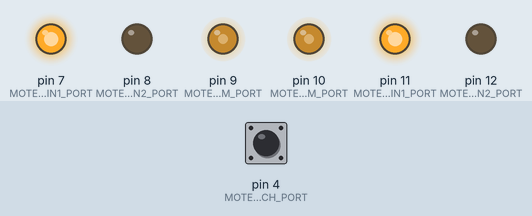
A sketch run on a simulated Arduino Uno, built with avr-gcc and run on an emulated ATmega328P. Shown: output pins drawn as LEDs (lit = HIGH). Inputs (shaded band) come from the test bench; at power-on: pin 4 (MOTER_START_STOP_SWITCH_PORT) LOW.

Above: at 1.2 s.
1.3 s: pin 4 (MOTER_START_STOP_SWITCH_PORT) pulled HIGH for 0.15 s
At 2.1 s:
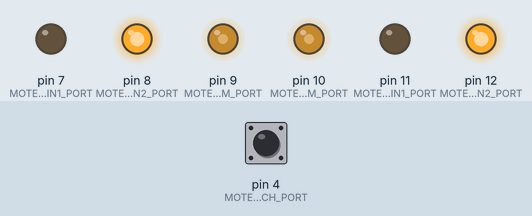
2.9 s: pin 4 (MOTER_START_STOP_SWITCH_PORT) pulled HIGH for 1 s
At 4.2 s:
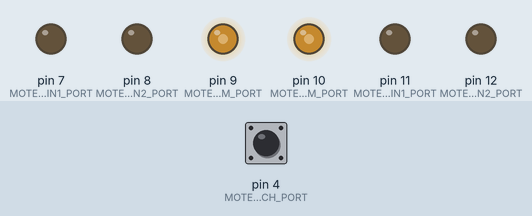
5.4 s: pin 4 (MOTER_START_STOP_SWITCH_PORT) pulled HIGH for 3.2 s
At 9.0 s:
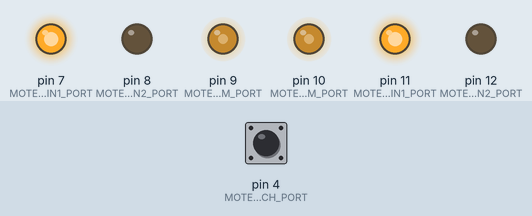
Timing chart, 0 to 10.5 s (numbered marks = the images above; inputs shaded):
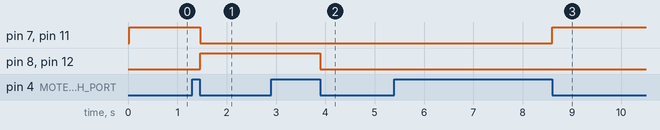

The sketch:

TwoMoter.ino
```cpp
#include <Metro.h>
#include "MyInstance.h"
#include "Board.h"

static void vMain_InitPort();
static void vMain_CheckMetroInterval();

void setup()
{
	vMain_InitPort();
	CMyInstance::vCreateInstance();
}

void loop()
{
	vMain_CheckMetroInterval();
}

static void vMain_CheckMetroInterval()
{
	if (CMyInstance::GetMetro10msInstance()->check()) {
		CMyInstance::GetInputSwitchTimerInstance()->vIncInputSwitchTime();
	}

	CMyInstance::GetInputSwitchProcInstance()->vInputSwitchStateMachine();
}

static void vMain_InitPort()
{
	pinMode(MOTER1_IN1_PORT,OUTPUT);
	digitalWrite(MOTER1_IN1_PORT,LOW);
	pinMode(MOTER1_IN2_PORT,OUTPUT);
	digitalWrite(MOTER1_IN2_PORT,LOW);
	pinMode(MOTER1_PWM_PORT,OUTPUT);
	analogWrite(MOTER1_PWM_PORT,127);

	pinMode(MOTER2_IN1_PORT,OUTPUT);
	digitalWrite(MOTER2_IN1_PORT,LOW);
	pinMode(MOTER2_IN2_PORT,OUTPUT);
	digitalWrite(MOTER2_IN2_PORT,LOW);
	pinMode(MOTER2_PWM_PORT,OUTPUT);
	analogWrite(MOTER2_PWM_PORT,127);

	pinMode(MOTER_START_STOP_SWITCH_PORT,INPUT);
}
```

Board.h
```cpp
#ifndef _BOARD_H_
#define _BOARD_H_

#include <arduino.h>

#define MOTER1_IN1_PORT              (11)
#define MOTER1_IN2_PORT              (12)
#define MOTER1_PWM_PORT              (10)
#define MOTER2_IN1_PORT              (7)
#define MOTER2_IN2_PORT              (8)
#define MOTER2_PWM_PORT              (9)
#define MOTER_START_STOP_SWITCH_PORT (4)

#endif // _BOARD_H_
```

InputSwitchDrive.cpp
```cpp
#include "InputSwitchDrive.h"

CInputSwitchDrive::CInputSwitchDrive()
{
}

int CInputSwitchDrive::nGetInputSwitchState(E_SW_NAME eSwitchName)
{
	return (digitalRead(nGetSwitchPort(eSwitchName)));
}

int CInputSwitchDrive::nGetSwitchPort(E_SW_NAME eSwitchName)
{
	int nPort = MOTER_START_STOP_SWITCH_PORT;
	switch (eSwitchName) {
	case E_SW_NAME_MOTER_START_STOP:
		nPort = MOTER_START_STOP_SWITCH_PORT;
		break;
	default:
		;
	}

	return nPort;
}
```

InputSwitchDrive.h
```cpp
#ifndef _INPUT_SWITCH_DRIVE_H_
#define _INPUT_SWITCH_DRIVE_H_

#include "board.h"
#include "InputSwitchProc.h"

class CInputSwitchDrive {
  public:
	CInputSwitchDrive();
	int nGetInputSwitchState(E_SW_NAME eSwitchName);
  private:
	int nGetSwitchPort(E_SW_NAME eSwitchName);
};

#endif // _INPUT_SWITCH_DRIVE_H_
```

InputSwitchProc.cpp
```cpp
#include "InputSwitchProc.h"
#include "MyInstance.h"

#define PULL_UP                 (HIGH)
#define PULL_DOWN                (LOW)
#define PORT_PULL_UP_DOWN    (PULL_UP)
#define LONG_ON_COUNTER_MAX      (200)

CInputSwitchProc::CInputSwitchProc()
{
    for (int i = 0;i < E_SW_NAME_MAX;i++) {
        m_sSwitchStatus[i].eNowState = E_SW_STATE_OFF;
        m_sSwitchStatus[i].iLongOnCounter = 0;
    }
}


void CInputSwitchProc::vInputSwitchStateMachine()
{
    if (CMyInstance::GetInputSwitchTimerInstance()->isCheckInputSwitchTime() == false) {
        return;
    }

    for (int i = 0;i < E_SW_NAME_MAX;i++) {
        int iNewState = CMyInstance::GetInputSwitchDriveInstance()->nGetInputSwitchState((E_SW_NAME)i);

        switch(m_sSwitchStatus[i].eNowState) {
        case E_SW_STATE_OFF:
            if (iNewState == PORT_PULL_UP_DOWN) {
                vOffToOff((E_SW_NAME)i);
            } else {
                vOffToOn((E_SW_NAME)i);
            }
            break;
        case E_SW_STATE_ON:
            if (iNewState == PORT_PULL_UP_DOWN) {
                vOnToOff((E_SW_NAME)i);
            } else {
                vOnToOn((E_SW_NAME)i);
            }
            break;
        case E_SW_STATE_LONG_ON:
            if (iNewState == PORT_PULL_UP_DOWN) {
                vLongOnToOff((E_SW_NAME)i);
            } else {
                vLongOnToLongOn((E_SW_NAME)i);
            }
            break;
        }
    }
}

void CInputSwitchProc::vOffToOff(E_SW_NAME eSwName)
{
    m_sSwitchStatus[eSwName].eNowState = E_SW_STATE_OFF;
    m_sSwitchStatus[eSwName].iLongOnCounter = 0;
}

void CInputSwitchProc::vOffToOn(E_SW_NAME eSwName)
{
    m_sSwitchStatus[eSwName].eNowState = E_SW_STATE_ON;
    m_sSwitchStatus[eSwName].iLongOnCounter = 0;
    vOn(eSwName);
}

void CInputSwitchProc::vOnToOff(E_SW_NAME eSwName)
{
    m_sSwitchStatus[eSwName].eNowState = E_SW_STATE_OFF;
    m_sSwitchStatus[eSwName].iLongOnCounter = 0;
    vOff(eSwName);
}

void CInputSwitchProc::vOnToOn(E_SW_NAME eSwName)
{
    m_sSwitchStatus[eSwName].eNowState = E_SW_STATE_ON;
    m_sSwitchStatus[eSwName].iLongOnCounter++;
    if (m_sSwitchStatus[eSwName].iLongOnCounter >= LONG_ON_COUNTER_MAX) {
        vOnToLongOn(eSwName);
    }
}

void CInputSwitchProc::vOnToLongOn(E_SW_NAME eSwName)
{
    m_sSwitchStatus[eSwName].eNowState = E_SW_STATE_LONG_ON;
    m_sSwitchStatus[eSwName].iLongOnCounter = 0;
}

void CInputSwitchProc::vLongOnToLongOn(E_SW_NAME eSwName)
{
    m_sSwitchStatus[eSwName].eNowState = E_SW_STATE_LONG_ON;
    m_sSwitchStatus[eSwName].iLongOnCounter = 0;
    vLongOn(eSwName);
}

void CInputSwitchProc::vLongOnToOff(E_SW_NAME eSwName)
{
    m_sSwitchStatus[eSwName].eNowState = E_SW_STATE_OFF;
    m_sSwitchStatus[eSwName].iLongOnCounter = 0;
    vOff(eSwName);
}

void CInputSwitchProc::vOn(E_SW_NAME eSwName)
{
    switch(eSwName) {
    case E_SW_NAME_MOTER_START_STOP:
		CMyInstance::GetMoterDriveInstance()->vChangeMoterStateRequest();
        break;
    }
}

void CInputSwitchProc::vLongOn(E_SW_NAME eSwName)
{
    switch(eSwName) {
    case E_SW_NAME_MOTER_START_STOP:
        break;
    }
}

void CInputSwitchProc::vOff(E_SW_NAME eSwName)
{
    switch(eSwName) {
    case E_SW_NAME_MOTER_START_STOP:
        break;
    }
}
```

InputSwitchProc.h
```cpp
#ifndef _INPUT_SWITCH_PROC_H_
#define _INPUT_SWITCH_PROC_H_

#include "Board.h"

typedef enum {
    E_SW_NAME_MOTER_START_STOP,

    E_SW_NAME_MAX
} E_SW_NAME;

typedef enum {
    E_SW_STATE_OFF,
    E_SW_STATE_ON,
    E_SW_STATE_LONG_ON,

	E_SW_STATE_MAX
} E_SW_STATE;

typedef struct {
    E_SW_STATE eNowState;
    int iLongOnCounter;
} S_SW_STATUS;

class CInputSwitchProc {
  public:
	CInputSwitchProc();
	void vInputSwitchStateMachine();

  private:
	void vOffToOff(E_SW_NAME eSwName);
    void vOffToOn(E_SW_NAME eSwName);
    void vOnToOn(E_SW_NAME eSwName);
    void vOnToOff(E_SW_NAME eSwName);
    void vOnToLongOn(E_SW_NAME eSwName);
    void vLongOnToLongOn(E_SW_NAME eSwName);
    void vLongOnToOff(E_SW_NAME eSwName);
    void vOn(E_SW_NAME eSwName);
    void vLongOn(E_SW_NAME eSwName);
    void vOff(E_SW_NAME eSwName);
    int iGetPort(E_SW_NAME eSwName);
    S_SW_STATUS m_sSwitchStatus[E_SW_NAME_MAX];
};

#endif // _INPUT_SWITCH_PROC_H_
```

InputSwitchTimer.cpp
```cpp
#include "InputSwitchTimer.h"

#define INPUT_SWITCH_TIME_MAX (2) // 20ms

CInputSwitchTimer::CInputSwitchTimer()
{
	m_nInputSwitchTime = 0;
}

void CInputSwitchTimer::vIncInputSwitchTime()
{
	if (m_nInputSwitchTime < INPUT_SWITCH_TIME_MAX) {
		m_nInputSwitchTime++;
	}
}

boolean CInputSwitchTimer::isCheckInputSwitchTime()
{
	boolean isRet = false;

	if (m_nInputSwitchTime >= INPUT_SWITCH_TIME_MAX) {
		isRet = true;
		m_nInputSwitchTime = 0;
	}

	return isRet;
}
```

InputSwitchTimer.h
```cpp
#ifndef _INPUT_SWITCH_TIMER_H_
#define _INPUT_SWITCH_TIMER_H_

#include "Board.h"

class CInputSwitchTimer {
  public:
	CInputSwitchTimer();
	void vIncInputSwitchTime();
	boolean isCheckInputSwitchTime();

  private:
	int m_nInputSwitchTime;
};

#endif // _INPUT_SWITCH_TIMER_H_
```

MoterDrive.cpp
```cpp
#include "MoterDrive.h"
#include "MyInstance.h"

CMoterDrive::CMoterDrive()
{
	m_eMoterNowState = E_MOTER_STATE_STOP;
}

void CMoterDrive::vChangeMoterStateRequest()
{
	switch(m_eMoterNowState) {
	case E_MOTER_STATE_STOP:
		m_eMoterNowState = E_MOTER_STATE_NORMAL;
		CMyInstance::GetTA7291Instance()->vNormalRequest();
		break;
	case E_MOTER_STATE_NORMAL:
		m_eMoterNowState = E_MOTER_STATE_REVERSE;
		CMyInstance::GetTA7291Instance()->vReverseRequest();
		break;
	case E_MOTER_STATE_REVERSE:
		m_eMoterNowState = E_MOTER_STATE_STOP;
		CMyInstance::GetTA7291Instance()->vStopRequest();
		break;
	}
}
```

MoterDrive.h
```cpp
#ifndef _MOTER_DRIVE_H_
#define _MOTER_DRIVE_H_

#include "Board.h"

typedef enum {
	E_MOTER_STATE_STOP,
	E_MOTER_STATE_NORMAL,
	E_MOTER_STATE_REVERSE,

	E_MOTER_STATE_MAX
} E_MOTER_STATE;

class CMoterDrive {
  public:
	CMoterDrive();
	void vChangeMoterStateRequest();

  private:
	E_MOTER_STATE m_eMoterNowState;
};

#endif // _MOTER_DRIVE_H_
```

MyInstance.cpp
```cpp
#include "MyInstance.h"

#define METRO_10MS_INTERVAL   (10)

Metro* CMyInstance::m_pMetro10ms = NULL;
CInputSwitchTimer* CMyInstance::m_pInputSwitchTimer = NULL;
CInputSwitchProc* CMyInstance::m_pInputSwitchProc = NULL;
CInputSwitchDrive* CMyInstance::m_pInputSwitchDrive = NULL;
CMoterDrive* CMyInstance::m_pMoterDrive = NULL;
CTA7291* CMyInstance::m_pTA7291 = NULL;

void CMyInstance::vCreateInstance()
{
	m_pMetro10ms = new Metro(METRO_10MS_INTERVAL);
	m_pInputSwitchTimer = new CInputSwitchTimer();
	m_pInputSwitchProc = new CInputSwitchProc();
	m_pInputSwitchDrive = new CInputSwitchDrive();
	m_pMoterDrive = new CMoterDrive();
	m_pTA7291 = new CTA7291();
}

Metro* CMyInstance::GetMetro10msInstance()
{
	return m_pMetro10ms;
}

CInputSwitchTimer* CMyInstance::GetInputSwitchTimerInstance()
{
	return m_pInputSwitchTimer;
}

CInputSwitchProc* CMyInstance::GetInputSwitchProcInstance()
{
	return m_pInputSwitchProc;
}

CInputSwitchDrive* CMyInstance::GetInputSwitchDriveInstance()
{
	return m_pInputSwitchDrive;
}

CMoterDrive* CMyInstance::GetMoterDriveInstance()
{
	return m_pMoterDrive;
}

CTA7291* CMyInstance::GetTA7291Instance()
{
	return m_pTA7291;
}
```

MyInstance.h
```cpp
#ifndef _MY_INSTANCE_H_
#define _MY_INSTANCE_H_

#include "board.h"
#include <Metro.h>
#include "InputSwitchTimer.h"
#include "InputSwitchProc.h"
#include "InputSwitchDrive.h"
#include "MoterDrive.h"
#include "TA7291.h"

class CMyInstance {
  public:
	static void vCreateInstance();
	static Metro* GetMetro10msInstance();
	static CInputSwitchTimer* GetInputSwitchTimerInstance();
	static CInputSwitchProc* GetInputSwitchProcInstance();
	static CInputSwitchDrive* GetInputSwitchDriveInstance();
	static CMoterDrive* GetMoterDriveInstance();
	static CTA7291* GetTA7291Instance();

  private:
	static Metro* m_pMetro10ms;
	static CInputSwitchTimer* m_pInputSwitchTimer;
	static CInputSwitchProc* m_pInputSwitchProc;
	static CInputSwitchDrive* m_pInputSwitchDrive;
	static CMoterDrive* m_pMoterDrive;
	static CTA7291* m_pTA7291;
};

#endif // _MY_INSTANCE_H_
```

TA7291.cpp
```cpp
#include "TA7291.h"

CTA7291::CTA7291()
{
}

void CTA7291::vStopRequest()
{
	vSetStop();
}

void CTA7291::vNormalRequest()
{
	vSetNormal();
}

void CTA7291::vReverseRequest()
{
	vSetReverse();
}

void CTA7291::vSetStop()
{
	digitalWrite(MOTER1_IN1_PORT,LOW);
	digitalWrite(MOTER1_IN2_PORT,LOW);

	digitalWrite(MOTER2_IN1_PORT,LOW);
	digitalWrite(MOTER2_IN2_PORT,LOW);

	delay(1);
}

void CTA7291::vSetNormal()
{
	vSetStop();

	digitalWrite(MOTER1_IN1_PORT,HIGH);
	digitalWrite(MOTER1_IN2_PORT,LOW);

	digitalWrite(MOTER2_IN1_PORT,HIGH);
	digitalWrite(MOTER2_IN2_PORT,LOW);

}

void CTA7291::vSetReverse()
{
	vSetStop();

	digitalWrite(MOTER1_IN1_PORT,LOW);
	digitalWrite(MOTER1_IN2_PORT,HIGH);

	digitalWrite(MOTER2_IN1_PORT,LOW);
	digitalWrite(MOTER2_IN2_PORT,HIGH);
}
```

TA7291.h
```cpp
#ifndef _TA7291_H_
#define _TA7291_H_

#include "Board.h"

class CTA7291 {
  public:
	CTA7291();
	void vStopRequest();
	void vNormalRequest();
	void vReverseRequest();

  private:
	void vSetStop();
	void vSetNormal();
	void vSetReverse();
};

#endif // _TA7291_H_
```

Measured:
- after the input at 1.3 s, pin 7 (MOTER2_IN1_PORT), pin 11 (MOTER1_IN1_PORT): HIGH → LOW after 0.16 s; pin 8 (MOTER2_IN2_PORT), pin 12 (MOTER1_IN2_PORT): LOW → HIGH after 0.16 s
- after the input at 2.9 s, pin 8 (MOTER2_IN2_PORT), pin 12 (MOTER1_IN2_PORT): HIGH → LOW after 1.0 s
- after the input at 5.4 s, pin 7 (MOTER2_IN1_PORT), pin 11 (MOTER1_IN1_PORT): LOW → HIGH after 3.2 s
